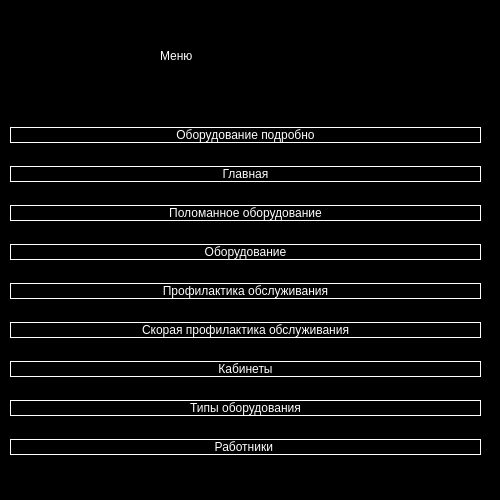
<?xml version="1.0" encoding="UTF-8"?>
<ui version="4.0">
 <class>Form</class>
 <widget class="QWidget" name="Form">
  <property name="geometry">
   <rect>
    <x>0</x>
    <y>0</y>
    <width>500</width>
    <height>500</height>
   </rect>
  </property>
  <property name="windowTitle">
   <string>Form</string>
  </property>
  <property name="styleSheet">
   <string notr="true">background-color: rgb(0, 0, 0);
color: rgb(255, 255, 255);</string>
  </property>
  <widget class="QLabel" name="label_3">
   <property name="geometry">
    <rect>
     <x>160</x>
     <y>20</y>
     <width>171</width>
     <height>71</height>
    </rect>
   </property>
   <property name="toolTip">
    <string>&lt;html&gt;&lt;head/&gt;&lt;body&gt;&lt;p align=&quot;center&quot;&gt;&lt;span style=&quot; font-size:22pt;&quot;&gt;Логин&lt;/span&gt;&lt;/p&gt;&lt;/body&gt;&lt;/html&gt;</string>
   </property>
   <property name="whatsThis">
    <string>&lt;html&gt;&lt;head/&gt;&lt;body&gt;&lt;p&gt;Логин&lt;/p&gt;&lt;/body&gt;&lt;/html&gt;</string>
   </property>
   <property name="styleSheet">
    <string notr="true">font: 40pt &quot;Arial&quot;;</string>
   </property>
   <property name="text">
    <string>Меню</string>
   </property>
   <property name="textFormat">
    <enum>Qt::AutoText</enum>
   </property>
  </widget>
  <widget class="QWidget" name="layoutWidget">
   <property name="geometry">
    <rect>
     <x>10</x>
     <y>110</y>
     <width>471</width>
     <height>371</height>
    </rect>
   </property>
   <layout class="QVBoxLayout" name="verticalLayout_2">
    <item>
     <widget class="QPushButton" name="menubutton_1">
      <property name="styleSheet">
       <string notr="true">font: 20pt &quot;MS Shell Dlg 2&quot;;
border: 1px solid rgb(255, 255, 255);</string>
      </property>
      <property name="text">
       <string>Оборудование подробно</string>
      </property>
     </widget>
    </item>
    <item>
     <widget class="QPushButton" name="menubutton_2">
      <property name="styleSheet">
       <string notr="true">font: 20pt &quot;MS Shell Dlg 2&quot;;
border: 1px solid rgb(255, 255, 255);</string>
      </property>
      <property name="text">
       <string>Главная</string>
      </property>
     </widget>
    </item>
    <item>
     <widget class="QPushButton" name="menubutton_3">
      <property name="styleSheet">
       <string notr="true">font: 20pt &quot;MS Shell Dlg 2&quot;;
border: 1px solid rgb(255, 255, 255);</string>
      </property>
      <property name="text">
       <string>Поломанное оборудование</string>
      </property>
     </widget>
    </item>
    <item>
     <widget class="QPushButton" name="menubutton_4">
      <property name="styleSheet">
       <string notr="true">font: 20pt &quot;MS Shell Dlg 2&quot;;
border: 1px solid rgb(255, 255, 255);</string>
      </property>
      <property name="text">
       <string>Оборудование</string>
      </property>
     </widget>
    </item>
    <item>
     <widget class="QPushButton" name="menubutton_5">
      <property name="styleSheet">
       <string notr="true">font: 20pt &quot;MS Shell Dlg 2&quot;;
border: 1px solid rgb(255, 255, 255);</string>
      </property>
      <property name="text">
       <string>Профилактика обслуживания</string>
      </property>
     </widget>
    </item>
    <item>
     <widget class="QPushButton" name="menubutton_6">
      <property name="styleSheet">
       <string notr="true">font: 20pt &quot;MS Shell Dlg 2&quot;;
border: 1px solid rgb(255, 255, 255);</string>
      </property>
      <property name="text">
       <string>Скорая профилактика обслуживания</string>
      </property>
     </widget>
    </item>
    <item>
     <widget class="QPushButton" name="menubutton_7">
      <property name="styleSheet">
       <string notr="true">font: 20pt &quot;MS Shell Dlg 2&quot;;
border: 1px solid rgb(255, 255, 255);</string>
      </property>
      <property name="text">
       <string>Кабинеты</string>
      </property>
     </widget>
    </item>
    <item>
     <widget class="QPushButton" name="menubutton_8">
      <property name="styleSheet">
       <string notr="true">font: 20pt &quot;MS Shell Dlg 2&quot;;
border: 1px solid rgb(255, 255, 255);</string>
      </property>
      <property name="text">
       <string>Типы оборудования</string>
      </property>
     </widget>
    </item>
    <item>
     <widget class="QPushButton" name="menubutton_9">
      <property name="styleSheet">
       <string notr="true">font: 20pt &quot;MS Shell Dlg 2&quot;;
border: 1px solid rgb(255, 255, 255);</string>
      </property>
      <property name="text">
       <string>Работники </string>
      </property>
     </widget>
    </item>
   </layout>
  </widget>
 </widget>
 <resources/>
 <connections/>
</ui>
